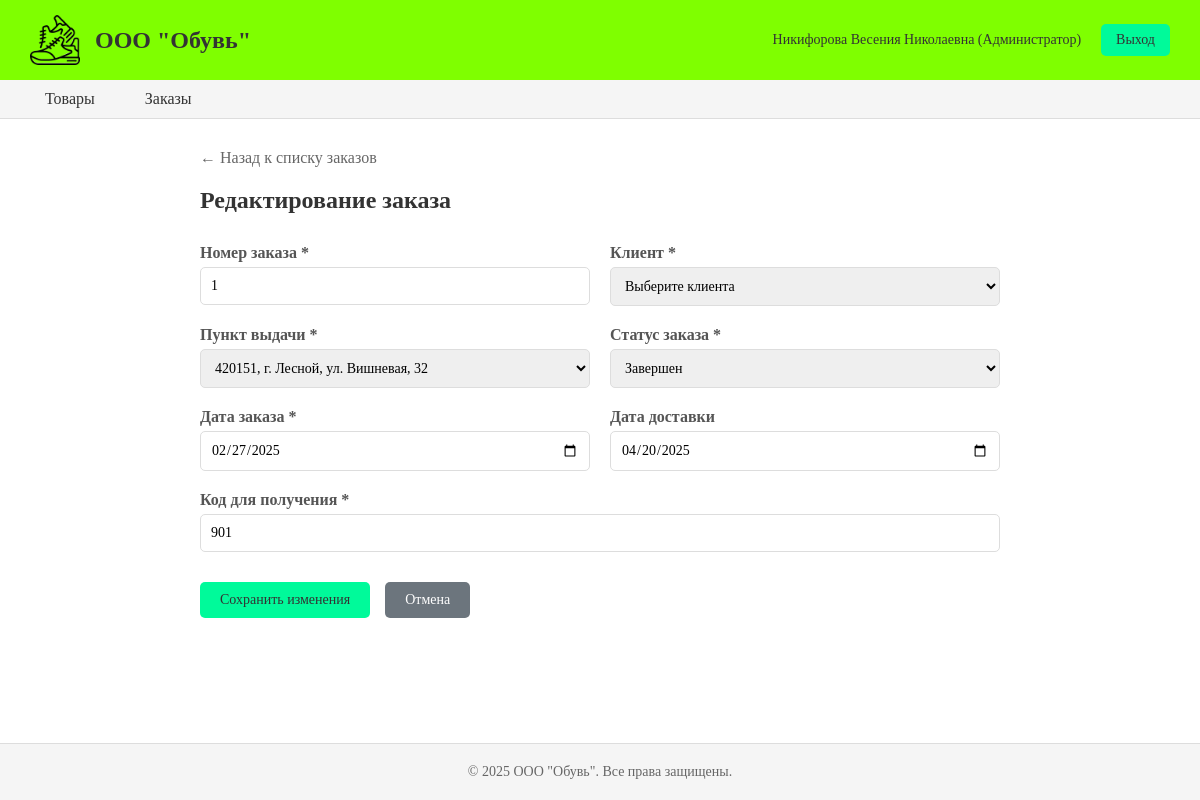
The app's page /order/edit/1 (signed in) with its own data.
### tables this page shows
CREATE TABLE orders (
    id INTEGER PRIMARY KEY AUTOINCREMENT,
    order_number INTEGER NOT NULL UNIQUE,
    user_id INTEGER NOT NULL,
    pickup_point_id INTEGER NOT NULL,
    order_date TEXT NOT NULL,
    delivery_date TEXT,
    code TEXT NOT NULL,
    status_id INTEGER NOT NULL,
    FOREIGN KEY (user_id) REFERENCES users(id),
    FOREIGN KEY (pickup_point_id) REFERENCES pickup_points(id),
    FOREIGN KEY (status_id) REFERENCES order_statuses(id)
);

CREATE TABLE pickup_points (
    id INTEGER PRIMARY KEY AUTOINCREMENT,
    address TEXT NOT NULL
);

CREATE TABLE order_statuses (
    id INTEGER PRIMARY KEY AUTOINCREMENT,
    name TEXT NOT NULL UNIQUE
);

### app.py (the view, shortened to what this page needs)
@app.route('/order/edit/<int:order_id>', methods=['GET', 'POST'])
@admin_required
def edit_order(order_id):
    order = query_db('SELECT * FROM orders WHERE id = ?', (order_id,), one=True)
    if not order:
        flash('Заказ не найден', 'error')
        return redirect(url_for('orders'))
    users = query_db('SELECT * FROM users WHERE role_id = 2 ORDER BY full_name')
    pickup_points = query_db('SELECT * FROM pickup_points ORDER BY address')
    statuses = query_db('SELECT * FROM order_statuses ORDER BY name')
    return render_template('order_form.html',
                         order=order,
                         users=users,
                         pickup_points=pickup_points,
                         statuses=statuses)

### app.py (called while the page is built)
def get_db():
    if 'db' not in g:
        g.db = sqlite3.connect(DATABASE)
        g.db.row_factory = sqlite3.Row
    return g.db

def query_db(query, args=(), one=False):
    cur = get_db().execute(query, args)
    rv = cur.fetchall()
    cur.close()
    return (rv[0] if rv else None) if one else rv

def admin_required(f):
    @wraps(f)
    def decorated_function(*args, **kwargs):
        if 'user_id' not in session:
            flash('Для доступа к этой странице необходимо авторизоваться', 'error')
            return redirect(url_for('login'))
        if session.get('role') != 'Администратор':
            flash('У вас нет прав для выполнения этого действия', 'error')
            return redirect(url_for('products'))
        return f(*args, **kwargs)
    return decorated_function

@app.context_processor
def inject_globals():
    return {
        'colors': COLORS,
        'current_user': session.get('full_name'),
        'user_role': session.get('role')
    }

### templates/order_form.html (shortened to what this page needs)
{% extends "base.html" %}
{% block content %}
<div class="form-container">
    <a href="{{ url_for('orders') }}" class="back-link">← Назад к списку заказов</a>
    <h2>{% if order %}Редактирование заказа{% else %}Добавление нового заказа{% endif %}</h2>
    <form method="POST">
        <div class="form-row">
            <div class="form-group">
                <label for="order_number">Номер заказа *</label>
                <input type="number" id="order_number" name="order_number"
                       value="{% if order %}{{ order.order_number }}{% else %}{{ form_data.order_number if form_data else '' }}{% endif %}"
                       required>
            </div>
            <div class="form-group">
                <label for="user_id">Клиент *</label>
                <select id="user_id" name="user_id" required>
                    <option value="">Выберите клиента</option>
                </select>
            </div>
        </div>
        <div class="form-row">
            <div class="form-group">
                <label for="pickup_point_id">Пункт выдачи *</label>
                <select id="pickup_point_id" name="pickup_point_id" required>
                    {% for point in pickup_points %}
                    <option value="{{ point.id }}"
                        {% if order and order.pickup_point_id == point.id %}selected{% endif %}
                        {% if form_data and form_data.pickup_point_id == point.id|string %}selected{% endif %}>
                        {{ point.address }}
                    </option>
                    {% endfor %}
                </select>
            </div>
            <div class="form-group">
                <label for="status_id">Статус заказа *</label>
                <select id="status_id" name="status_id" required>
                    {% for status in statuses %}
                    <option value="{{ status.id }}"
                        {% if order and order.status_id == status.id %}selected{% endif %}
                        {% if form_data and form_data.status_id == status.id|string %}selected{% endif %}>
                        {{ status.name }}
                    </option>
                    {% endfor %}
                </select>
            </div>
        </div>
        <div class="form-row">
            <div class="form-group">
                <label for="order_date">Дата заказа *</label>
                <input type="date" id="order_date" name="order_date"
                       value="{% if order %}{{ order.order_date }}{% else %}{{ form_data.order_date if form_data else '' }}{% endif %}"
                       required>
            </div>
            <div class="form-group">
                <label for="delivery_date">Дата доставки</label>
                <input type="date" id="delivery_date" name="delivery_date"
                       value="{% if order %}{{ order.delivery_date or '' }}{% else %}{{ form_data.delivery_date if form_data else '' }}{% endif %}">
            </div>
        </div>
        <div class="form-row">
            <div class="form-group">
                <label for="code">Код для получения *</label>
                <input type="text" id="code" name="code"
                       value="{% if order %}{{ order.code }}{% else %}{{ form_data.code if form_data else '' }}{% endif %}"
                       required>
            </div>
        </div>
        <div class="actions">
            <button type="submit" class="btn btn-primary">
                {% if order %}Сохранить изменения{% else %}Добавить заказ{% endif %}
            </button>
            <a href="{{ url_for('orders') }}" class="btn btn-secondary">Отмена</a>
        </div>
    </form>
</div>
{% endblock %}

### records on screen
orders: order_number "1", pickup_point_id "420151, г. Лесной, ул. Вишневая, 32", status_id "Завершен", order_date "02/27/2025", delivery_date "04/20/2025", code "901"

### other values on screen
{{ current_user }} "Никифорова Весения Николаевна"
{{ user_role }} "Администратор"
